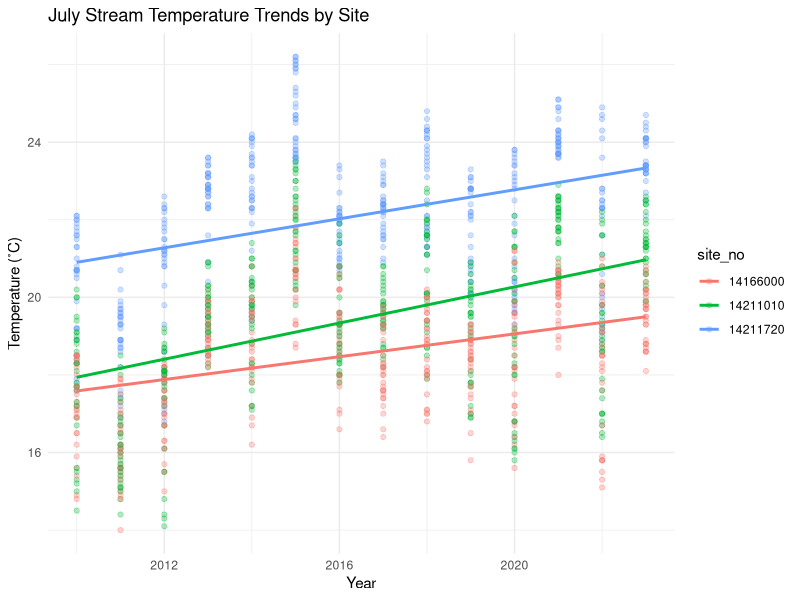
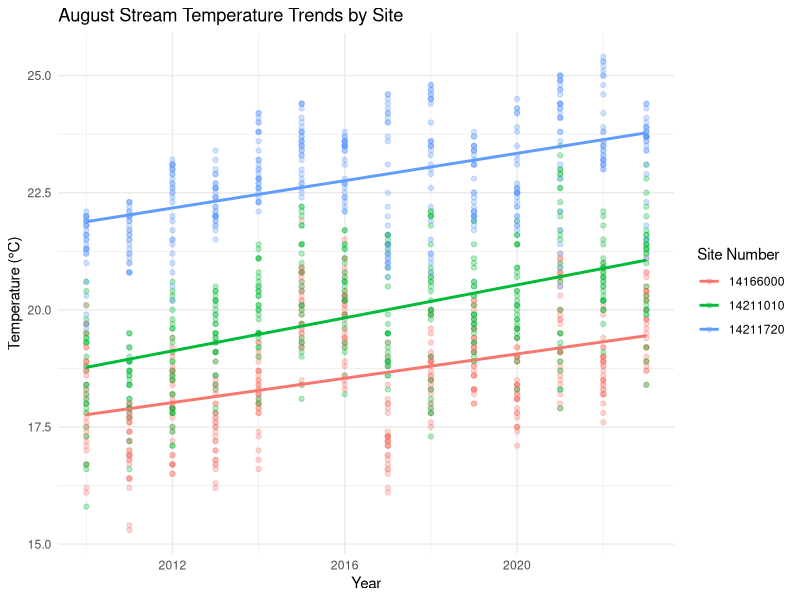

Reproduce these figures in R, in order.
## ---- chunk 1
knitr::opts_chunk$set(echo = TRUE, message = FALSE, warning = FALSE)
## ---- chunk 2
library(tidyverse)
library(lubridate)

# Load data
temp_data <- read.csv("data/temp_data.csv")

# Format variables
temp_data <- temp_data %>% 
  select(
    agency_cd = monitoring_location_id, 
    site_no = monitoring_location_id, 
    Date = time, 
    temp_C = value ) 

temp_data$site_no <- gsub("USGS-", "", temp_data$site_no) 

temp_data$Date <- as.Date(temp_data$Date) 

temp_data$month <- month(temp_data$Date, label = TRUE)
temp_data$year <- year(temp_data$Date)
## ---- chunk 3
july_data <- temp_data %>%
  filter(month == "Jul")

ggplot(july_data, aes(x = year, y = temp_C, 
                      color = site_no)) +
  geom_point(alpha = 0.3) +
  geom_smooth(method = "lm", se = FALSE) +
  labs(
    title = "July Stream Temperature Trends by Site",
    x = "Year",
    y = "Temperature (˚C)",
  ) +
  theme_minimal()
## ---- chunk 4
aug_data <- temp_data %>%
  filter(month == "Aug")

ggplot(aug_data, aes(x = year, y = temp_C, color = site_no)) +
  geom_point(alpha = 0.3) +
  geom_smooth(method = "lm", se = FALSE) +
  labs(
    title = "August Stream Temperature Trends by Site",
    x = "Year",
    y = "Temperature (°C)",
    color = "Site Number"
  ) +
  theme_minimal()
## ---- chunk 5
